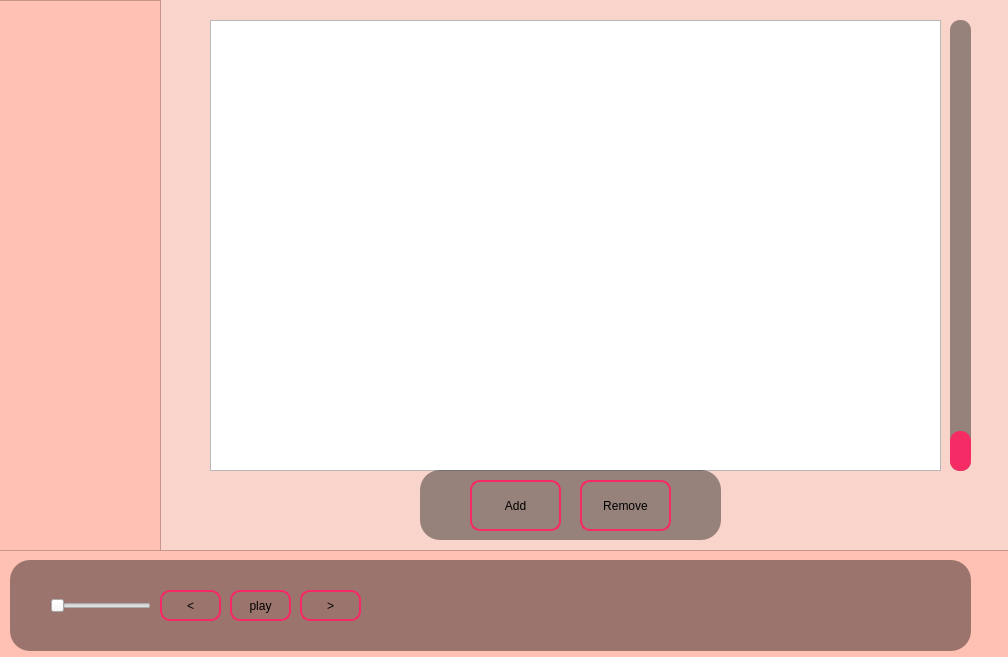
<?xml version="1.0" encoding="UTF-8"?>
<ui version="4.0">
 <class>Form</class>
 <widget class="QWidget" name="Form">
  <property name="enabled">
   <bool>true</bool>
  </property>
  <property name="geometry">
   <rect>
    <x>0</x>
    <y>0</y>
    <width>1008</width>
    <height>657</height>
   </rect>
  </property>
  <property name="windowTitle">
   <string>Form</string>
  </property>
  <widget class="QWidget" name="widget" native="true">
   <property name="geometry">
    <rect>
     <x>-130</x>
     <y>-110</y>
     <width>1321</width>
     <height>1001</height>
    </rect>
   </property>
   <widget class="QTextEdit" name="textEdit">
    <property name="geometry">
     <rect>
      <x>140</x>
      <y>670</y>
      <width>961</width>
      <height>91</height>
     </rect>
    </property>
    <property name="styleSheet">
     <string notr="true">background-color: rgb(0,0,0,100);
border-radius: 20px;
</string>
    </property>
   </widget>
   <widget class="QPushButton" name="pushButton">
    <property name="geometry">
     <rect>
      <x>290</x>
      <y>700</y>
      <width>61</width>
      <height>31</height>
     </rect>
    </property>
    <property name="styleSheet">
     <string notr="true">QPushButton{
background-color: rgba(0,0,0,0);
border: 2px solid rgba(255,33,100,230);
border-radius: 10px;
}</string>
    </property>
    <property name="text">
     <string>&lt;</string>
    </property>
   </widget>
   <widget class="QPushButton" name="pushButton_2">
    <property name="geometry">
     <rect>
      <x>360</x>
      <y>700</y>
      <width>61</width>
      <height>31</height>
     </rect>
    </property>
    <property name="styleSheet">
     <string notr="true">QPushButton{
background-color: rgba(0,0,0,0);
border: 2px solid rgba(255,33,100,230);
border-radius: 10px;

}</string>
    </property>
    <property name="text">
     <string>play</string>
    </property>
    <property name="iconSize">
     <size>
      <width>16</width>
      <height>16</height>
     </size>
    </property>
   </widget>
   <widget class="QPushButton" name="pushButton_3">
    <property name="geometry">
     <rect>
      <x>430</x>
      <y>700</y>
      <width>61</width>
      <height>31</height>
     </rect>
    </property>
    <property name="styleSheet">
     <string notr="true">QPushButton{
background-color: rgba(0,0,0,0);
border: 2px solid rgba(255,33,100,230);
border-radius: 10px;

}</string>
    </property>
    <property name="text">
     <string>&gt;</string>
    </property>
   </widget>
   <widget class="QTextEdit" name="textEdit_2">
    <property name="geometry">
     <rect>
      <x>130</x>
      <y>110</y>
      <width>1011</width>
      <height>661</height>
     </rect>
    </property>
    <property name="styleSheet">
     <string notr="true">background-color: rgba(255, 193, 179, 0.60);
border-radius: 1px;
</string>
    </property>
   </widget>
   <widget class="QLabel" name="label">
    <property name="geometry">
     <rect>
      <x>600</x>
      <y>610</y>
      <width>1221</width>
      <height>941</height>
     </rect>
    </property>
    <property name="styleSheet">
     <string notr="true">QLabel{

}</string>
    </property>
    <property name="text">
     <string/>
    </property>
   </widget>
   <widget class="QListWidget" name="listWidget">
    <property name="geometry">
     <rect>
      <x>340</x>
      <y>130</y>
      <width>731</width>
      <height>451</height>
     </rect>
    </property>
   </widget>
   <widget class="QTextEdit" name="textEdit_3">
    <property name="geometry">
     <rect>
      <x>120</x>
      <y>110</y>
      <width>171</width>
      <height>551</height>
     </rect>
    </property>
    <property name="styleSheet">
     <string notr="true">background-color: rgba(255, 193, 179, 1);

</string>
    </property>
   </widget>
   <widget class="QTextEdit" name="textEdit_4">
    <property name="geometry">
     <rect>
      <x>120</x>
      <y>660</y>
      <width>1021</width>
      <height>151</height>
     </rect>
    </property>
    <property name="styleSheet">
     <string notr="true">background-color: rgba(255, 193, 179, 1);</string>
    </property>
   </widget>
   <widget class="QSlider" name="horizontalSlider">
    <property name="geometry">
     <rect>
      <x>180</x>
      <y>690</y>
      <width>101</width>
      <height>51</height>
     </rect>
    </property>
    <property name="orientation">
     <enum>Qt::Horizontal</enum>
    </property>
   </widget>
   <widget class="QPushButton" name="pushButton_4">
    <property name="geometry">
     <rect>
      <x>600</x>
      <y>590</y>
      <width>91</width>
      <height>51</height>
     </rect>
    </property>
    <property name="styleSheet">
     <string notr="true">QPushButton{
background-color: rgba(0,0,0,0);
border: 2px solid rgba(255,33,100,230);
border-radius: 10px;

}</string>
    </property>
    <property name="text">
     <string>Add</string>
    </property>
   </widget>
   <widget class="QPushButton" name="pushButton_5">
    <property name="geometry">
     <rect>
      <x>710</x>
      <y>590</y>
      <width>91</width>
      <height>51</height>
     </rect>
    </property>
    <property name="styleSheet">
     <string notr="true">QPushButton{
background-color: rgba(0,0,0,0);
border: 2px solid rgba(255,33,100,230);
border-radius: 10px;

}</string>
    </property>
    <property name="text">
     <string>Remove</string>
    </property>
   </widget>
   <widget class="QTextEdit" name="textEdit_5">
    <property name="geometry">
     <rect>
      <x>550</x>
      <y>580</y>
      <width>301</width>
      <height>70</height>
     </rect>
    </property>
    <property name="styleSheet">
     <string notr="true">background-color: rgb(0,0,0,100);
border-radius: 20px;
</string>
    </property>
   </widget>
   <widget class="QSlider" name="verticalSlider">
    <property name="geometry">
     <rect>
      <x>1080</x>
      <y>130</y>
      <width>21</width>
      <height>451</height>
     </rect>
    </property>
    <property name="styleSheet">
     <string notr="true">QSlider::groove:vertical{
background-color: rgba(0,0,0,100);
border-radius: 10px
}

QSlider::handle:vertical{
width: 10px;
height: 30px;
padding: 5px;
background-color: rgba(255,33,100,230);
border-radius: 10px;

}</string>
    </property>
    <property name="orientation">
     <enum>Qt::Vertical</enum>
    </property>
   </widget>
   <zorder>textEdit_2</zorder>
   <zorder>label</zorder>
   <zorder>listWidget</zorder>
   <zorder>textEdit_3</zorder>
   <zorder>textEdit_4</zorder>
   <zorder>textEdit</zorder>
   <zorder>pushButton_3</zorder>
   <zorder>pushButton_2</zorder>
   <zorder>pushButton</zorder>
   <zorder>horizontalSlider</zorder>
   <zorder>textEdit_5</zorder>
   <zorder>pushButton_4</zorder>
   <zorder>pushButton_5</zorder>
   <zorder>verticalSlider</zorder>
  </widget>
 </widget>
 <resources>
  <include location="../../../../../home/kenny/Изображения/Фото на приложение/res.qrc"/>
 </resources>
 <connections/>
</ui>
